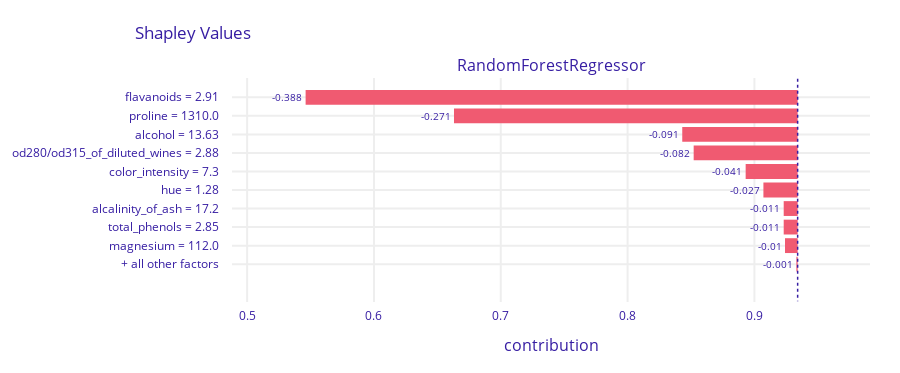

Notebook code cell kept with this figure:
### Markdown cell above
SHAP values are equivalents of Shapley values for the predictive models. It estimates the effect of a particular value of a particular feature for a prediction of a considered row. It's also done by replacing this value with proper sampling and replacing this value and measuring the effect on the prediction.

### Code cell
exp.predict_parts(x.iloc[15], type='shap').plot()

### Figure 1 — Plotly figure (JSON) as saved in the notebook; plotly's stock layout.template omitted (floating-point values rounded to 4 significant figures)
{"data": [{"base": 0.9341, "hoverinfo": "text", "hoverlabel": {"bgcolor": "rgba(0,0,0,0.8)"}, "hovertext": ["Average response: 0.934<br>Prediction: 0.0<br>flavanoids = 2.91<br>decreases average response <br>by 0.388", "Average response: 0.934<br>Prediction: 0.0<br>proline = 1310.0<br>decreases average response <br>by 0.271", "Average response: 0.934<br>Prediction: 0.0<br>alcohol = 13.63<br>decreases average response <br>by 0.091", "Average response: 0.934<br>Prediction: 0.0<br>od280/od315_of_diluted_wines = 2.88<br>decreases average response <br>by 0.082", "Average response: 0.934<br>Prediction: 0.0<br>color_intensity = 7.3<br>decreases average response <br>by 0.041", "Average response: 0.934<br>Prediction: 0.0<br>hue = 1.28<br>decreases average response <br>by 0.027", "Average response: 0.934<br>Prediction: 0.0<br>alcalinity_of_ash = 17.2<br>decreases average response <br>by 0.011", "Average response: 0.934<br>Prediction: 0.0<br>total_phenols = 2.85<br>decreases average response <br>by 0.011", "Average response: 0.934<br>Prediction: 0.0<br>magnesium = 112.0<br>decreases average response <br>by 0.01", "Average response: 0.934<br>Prediction: 0.0<br>+ all other factors<br>decreases average response <br>by 0.001"], "marker": {"color": ["#f05a71", "#f05a71", "#f05a71", "#f05a71", "#f05a71", "#f05a71", "#f05a71", "#f05a71", "#f05a71", "#f05a71"]}, "orientation": "h", "showlegend": false, "text": ["-0.388", "-0.271", "-0.091", "-0.082", "-0.041", "-0.027", "-0.011", "-0.011", "-0.01", "-0.001"], "textposition": "outside", "type": "bar", "x": [-0.388, -0.271, -0.091, -0.082, -0.041, -0.027, -0.011, -0.011, -0.01, -0.001], "xaxis": "x", "y": ["flavanoids = 2.91", "proline = 1310.0", "alcohol = 13.63", "od280/od315_of_diluted_wines = 2.88", "color_intensity = 7.3", "hue = 1.28", "alcalinity_of_ash = 17.2", "total_phenols = 2.85", "magnesium = 112.0", "+ all other factors"], "yaxis": "y"}], "layout": {"annotations": [{"font": {"size": 16}, "showarrow": false, "text": "RandomForestRegressor", "x": 0.5, "xanchor": "center", "xref": "paper", "y": 1, "yanchor": "bottom", "yref": "paper"}, {"font": {"size": 16}, "showarrow": false, "text": "contribution", "x": 0.5, "xanchor": "center", "xref": "paper", "y": 0, "yanchor": "top", "yref": "paper", "yshift": -30}], "font": {"color": "#371ea3"}, "height": 373, "margin": {"b": 71, "r": 30, "t": 78}, "shapes": [{"line": {"color": "#371ea3", "dash": "dot", "width": 1.5}, "type": "line", "x0": 0.9341, "x1": 0.9341, "xref": "x", "y0": -1, "y1": 11, "yref": "y"}], "title": {"text": "Shapley Values", "x": 0.15}, "xaxis": {"anchor": "y", "automargin": true, "domain": [0, 1], "fixedrange": true, "gridwidth": 2, "range": [0.4881, 0.9912], "tickcolor": "white", "ticklen": 3, "ticks": "outside", "type": "linear", "zeroline": false}, "yaxis": {"anchor": "x", "automargin": true, "autorange": "reversed", "domain": [0, 1], "fixedrange": true, "gridwidth": 2, "tickcolor": "white", "ticklen": 10, "ticks": "outside", "type": "category"}}}
